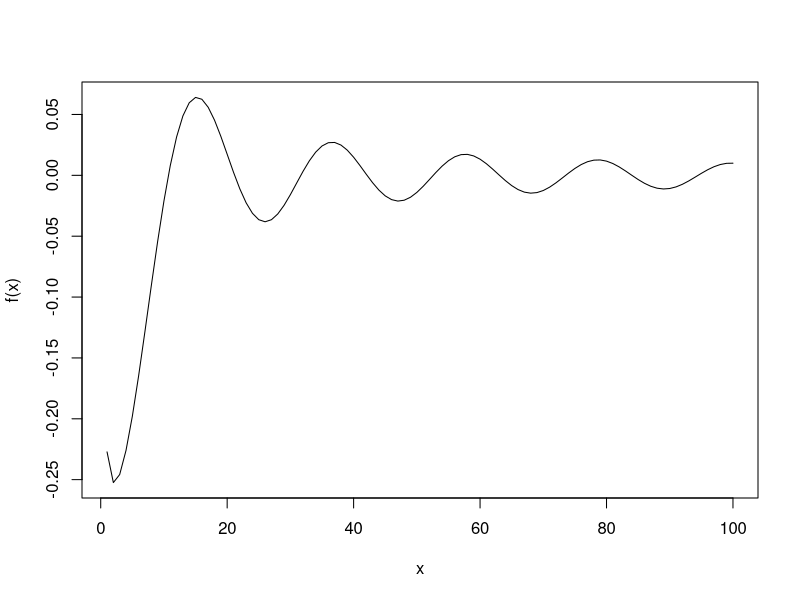
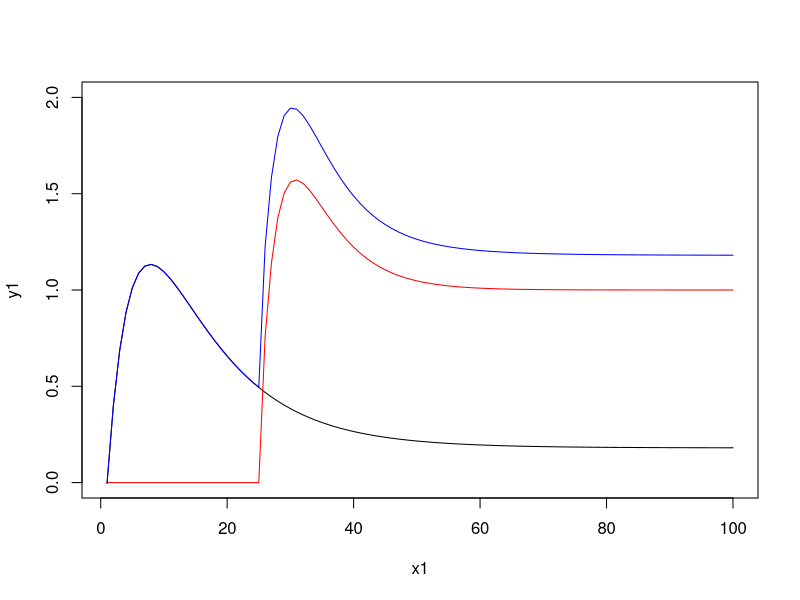

Here is the R script that generated these plots, in order:
# EIR: Event Impact Regression

# check the shapes of some kernel functions
x = 1:100
a1 = 1
a2 = 0.3
a3 = 1.5
a4 = 1

f = function(x) (a1/x)*cos(a2*x + a3)

plot(x, f(x), type = 'l')

################################


a1 = 0.18
a2 = 0.5  # impact peak/permanent impact
a3 = 0
a4 = - 1.0
a5 = 1  # 
a6 = 0
a7 = 0.6 # impact duration

x1 = 1:100
y1 = a1 + (a2*x1^2 + a3*x1 + a4)/exp(a5*exp(log(x1)*a7) + a6)
plot(x1, y1, type = 'l', ylim = c(0,2))

x2 = 25:100
y2 = rep(0, length(y1))
y2[x2] = 1.0 + (0.4*(x2-25)^2 + a3*(x2-25) - 1)/exp(0.9*exp(log(x2-25)*0.7) + 0)

lines(x1, y2, type = 'l', col = 'red')

lines(x1, y1 + y2, type = 'l', col = 'blue', ylim = 3)
